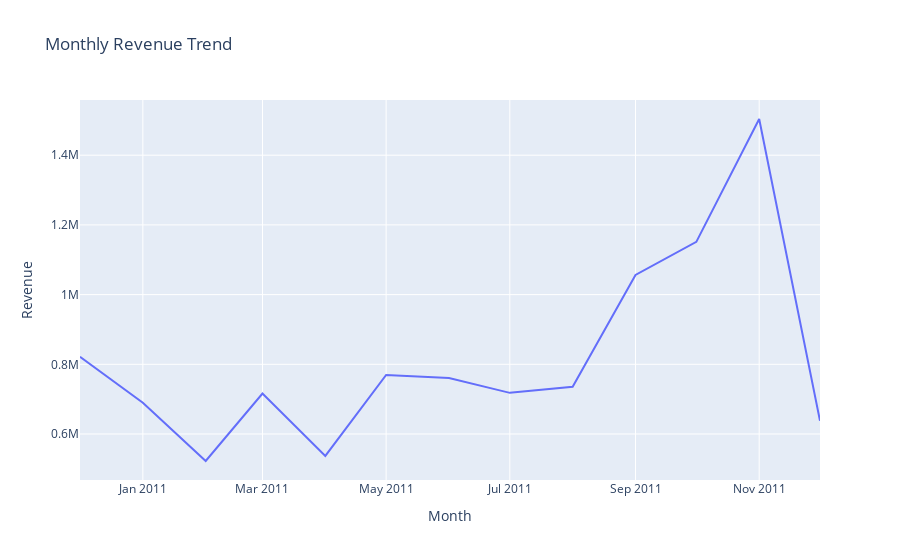
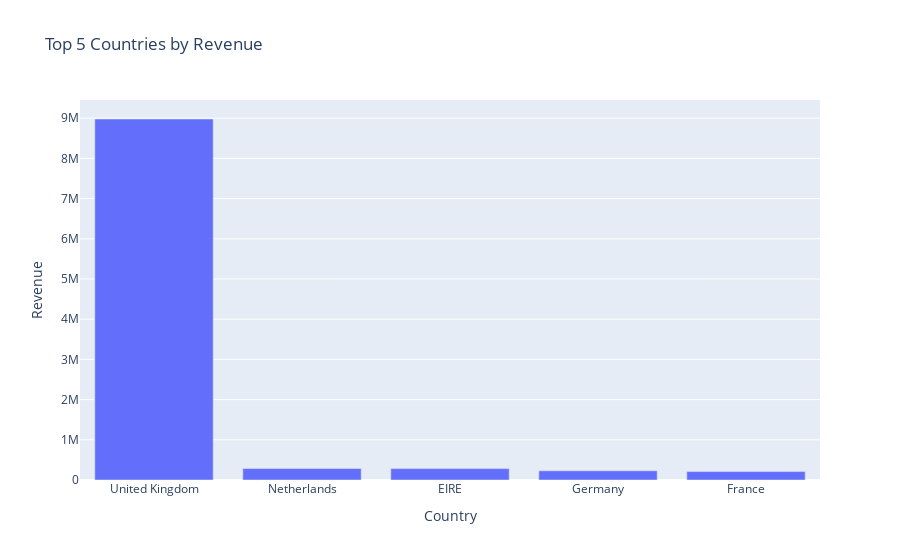

Notebook code for these charts, in order:
### Code cell
#Create a monthly revenue summary

df['YearMonth']= df['InvoiceDate'].dt.to_period('M')
monthly_revenue=(
    df.groupby('YearMonth')['TotalPrice']
    .sum()
    .reset_index()
)

monthly_revenue['YearMonth'] = monthly_revenue['YearMonth'].astype(str)

print("Monthly revenue head:")
print(monthly_revenue.head())

 #Plot monthly revenue
fig1 = px.line(
    monthly_revenue,
    x='YearMonth',
    y='TotalPrice',
    title='Monthly Revenue Trend',
    labels={'TotalPrice':'Revenue', 'YearMonth':'Month'}
)
fig1.show()

#Revenue by country (top 5 countries)
country_summary = (
    df.groupby('Country')['TotalPrice']
      .sum()
      .reset_index()
      .sort_values(by='TotalPrice', ascending=False)
)
top_countries = country_summary.head(5)
print("Top 5 countries by revenue:")
print(top_countries)

fig2 = px.bar(
    top_countries,
    x='Country',
    y='TotalPrice',
    title='Top 5 Countries by Revenue',
    labels={'TotalPrice':'Revenue'}
)
fig2.show()

### Figure 1 — Plotly figure (JSON) as saved in the notebook; plotly's stock layout.template omitted (floating-point values rounded to 4 significant figures)
{"data": [{"hovertemplate": "Month=%{x}<br>Revenue=%{y}<extra></extra>", "legendgroup": "", "line": {"color": "#636efa", "dash": "solid"}, "marker": {"symbol": "circle"}, "mode": "lines", "name": "", "orientation": "v", "showlegend": false, "type": "scatter", "x": ["2010-12", "2011-01", "2011-02", "2011-03", "2011-04", "2011-05", "2011-06", "2011-07", "2011-08", "2011-09", "2011-10", "2011-11", "2011-12"], "xaxis": "x", "y": [821500.0, 689800.0, 522500.0, 716200.0, 537000.0, 769300.0, 760500.0, 718100.0, 735700.0, 1056000.0, 1151000.0, 1504000.0, 637800.0], "yaxis": "y"}], "layout": {"legend": {"tracegroupgap": 0}, "title": {"text": "Monthly Revenue Trend"}, "xaxis": {"anchor": "y", "domain": [0, 1], "title": {"text": "Month"}}, "yaxis": {"anchor": "x", "domain": [0, 1], "title": {"text": "Revenue"}}}}

### Figure 2 — Plotly figure (JSON) as saved in the notebook; plotly's stock layout.template omitted (floating-point values rounded to 4 significant figures)
{"data": [{"alignmentgroup": "True", "hovertemplate": "Country=%{x}<br>Revenue=%{y}<extra></extra>", "legendgroup": "", "marker": {"color": "#636efa", "pattern": {"shape": ""}}, "name": "", "offsetgroup": "", "orientation": "v", "showlegend": false, "textposition": "auto", "type": "bar", "x": ["United Kingdom", "Netherlands", "EIRE", "Germany", "France"], "xaxis": "x", "y": [8980000.0, 285400.0, 283100.0, 228700.0, 209600.0], "yaxis": "y"}], "layout": {"barmode": "relative", "legend": {"tracegroupgap": 0}, "title": {"text": "Top 5 Countries by Revenue"}, "xaxis": {"anchor": "y", "domain": [0, 1], "title": {"text": "Country"}}, "yaxis": {"anchor": "x", "domain": [0, 1], "title": {"text": "Revenue"}}}}
